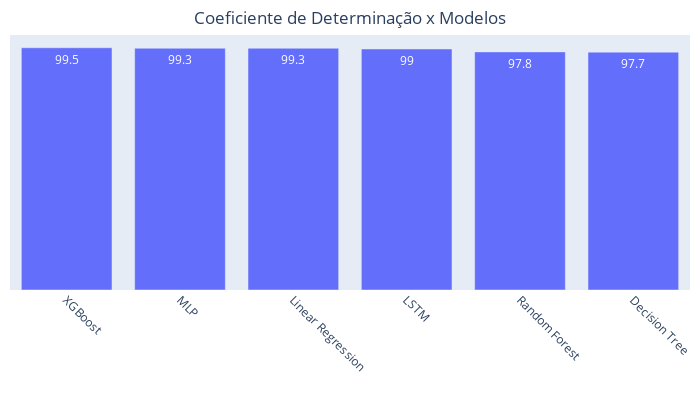

The notebook cell this image was saved under:
### Markdown cell above
O gráfico abaixo apresenta o coeficiente de determinação dos modelos com menor RMSE de cada algoritmo testado. Através dele constata-se que todos alcançaram coeficientes de determinação superior a 98%. Indicando que todos os modelos têm boa capacidade de explicar a variação dos preços da WEGE3.

### Code cell
grf_det_modelos = px.bar(data_frame=df_modelos.round(3)*100,
                         x=df_modelos.index, 
                         y = 'R2_teste',
                         barmode='group',
                         title= 'Coeficiente de Determinação x Modelos',
                         text='R2_teste',
                         width = 700,
                         height= 400,
                         )
grf_det_modelos.update_yaxes(visible=False)
grf_det_modelos.update_traces(textposition="inside")
grf_det_modelos.update_layout(title_x = 0.5,
                              title_y = 0.97, 
                              xaxis_showgrid=False, 
                              xaxis_tickangle=45, 
                              xaxis_title="",
                              margin=dict(l=10, r=10, b=0, 
                                          t=35, pad=0)
                              )
grf_det_modelos

### Figure 1 — Plotly figure (JSON) as saved in the notebook; plotly's stock layout.template omitted (floating-point values rounded to 4 significant figures)
{"data": [{"alignmentgroup": "True", "hovertemplate": "Algoritmo=%{x}<br>R2_teste=%{text}<extra></extra>", "legendgroup": "", "marker": {"color": "#636efa", "pattern": {"shape": ""}}, "name": "", "offsetgroup": "", "orientation": "v", "showlegend": false, "text": [99.5, 99.3, 99.3, 99, 97.8, 97.7], "textposition": "inside", "type": "bar", "x": ["XGBoost", "MLP", "Linear Regression", "LSTM", "Random Forest", "Decision Tree"], "xaxis": "x", "y": [99.5, 99.3, 99.3, 99, 97.8, 97.7], "yaxis": "y"}], "layout": {"barmode": "group", "height": 400, "legend": {"tracegroupgap": 0}, "margin": {"b": 0, "l": 10, "pad": 0, "r": 10, "t": 35}, "title": {"text": "Coeficiente de Determinação x Modelos", "x": 0.5, "y": 0.97}, "width": 700, "xaxis": {"anchor": "y", "domain": [0, 1], "showgrid": false, "tickangle": 45, "title": {"text": ""}}, "yaxis": {"anchor": "x", "domain": [0, 1], "title": {"text": "R2_teste"}, "visible": false}}}
